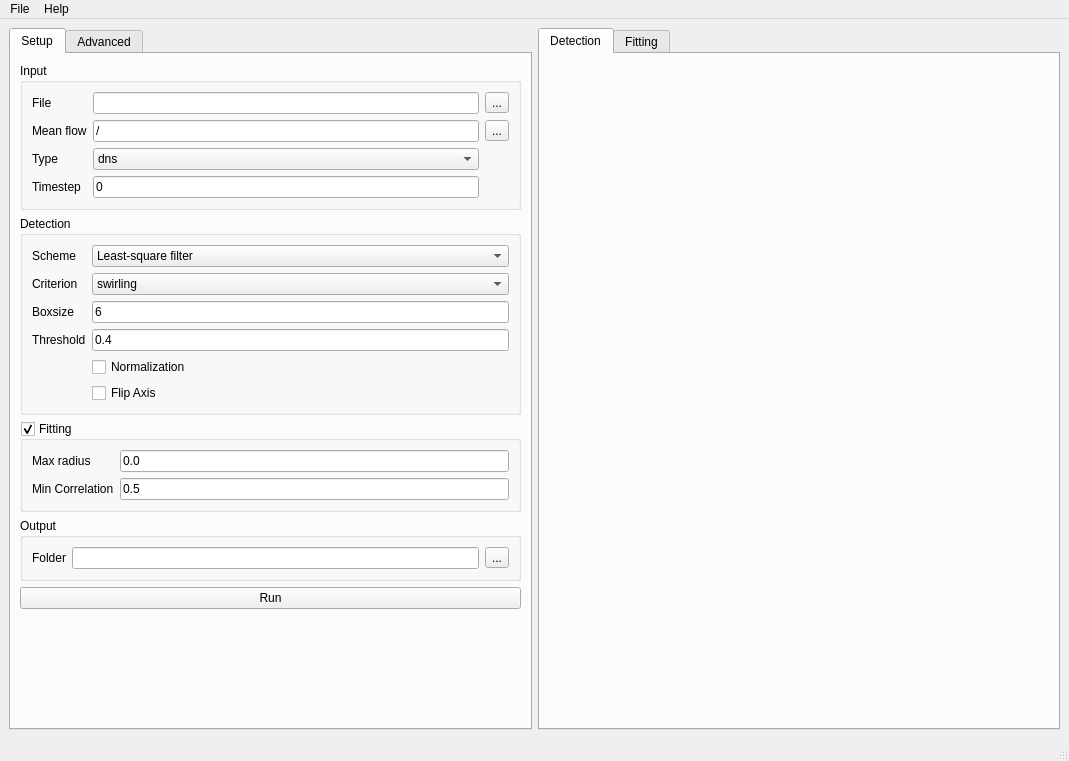
<?xml version="1.0" encoding="UTF-8"?>
<ui version="4.0">
 <class>MainWindow</class>
 <widget class="QMainWindow" name="MainWindow">
  <property name="geometry">
   <rect>
    <x>0</x>
    <y>0</y>
    <width>1069</width>
    <height>761</height>
   </rect>
  </property>
  <property name="windowTitle">
   <string>MainWindow</string>
  </property>
  <widget class="QWidget" name="centralwidget">
   <layout class="QGridLayout" name="gridLayout">
    <item row="0" column="0">
     <layout class="QHBoxLayout" name="horizontalLayout">
      <item>
       <widget class="QTabWidget" name="tabWidget_left">
        <property name="currentIndex">
         <number>0</number>
        </property>
        <widget class="QWidget" name="tab">
         <attribute name="title">
          <string>Setup</string>
         </attribute>
         <layout class="QGridLayout" name="gridLayout_3">
          <item row="1" column="0">
           <widget class="QGroupBox" name="groupBox_detection">
            <property name="title">
             <string>Detection</string>
            </property>
            <layout class="QGridLayout" name="gridLayout_7">
             <item row="0" column="0">
              <layout class="QGridLayout" name="gridLayout_6">
               <item row="3" column="1">
                <widget class="QLineEdit" name="lineEdit_threshold">
                 <property name="text">
                  <string>0.4</string>
                 </property>
                </widget>
               </item>
               <item row="1" column="1">
                <widget class="QComboBox" name="comboBox_criterion">
                 <item>
                  <property name="text">
                   <string>swirling</string>
                  </property>
                 </item>
                 <item>
                  <property name="text">
                   <string>Q</string>
                  </property>
                 </item>
                 <item>
                  <property name="text">
                   <string>delta</string>
                  </property>
                 </item>
                </widget>
               </item>
               <item row="0" column="0">
                <widget class="QLabel" name="label">
                 <property name="text">
                  <string>Scheme</string>
                 </property>
                </widget>
               </item>
               <item row="2" column="1">
                <widget class="QLineEdit" name="lineEdit_boxsize">
                 <property name="text">
                  <string>6</string>
                 </property>
                </widget>
               </item>
               <item row="2" column="0">
                <widget class="QLabel" name="label_9">
                 <property name="text">
                  <string>Boxsize</string>
                 </property>
                </widget>
               </item>
               <item row="0" column="1">
                <widget class="QComboBox" name="comboBox_scheme">
                 <item>
                  <property name="text">
                   <string>Least-square filter</string>
                  </property>
                 </item>
                 <item>
                  <property name="text">
                   <string>Second-Order</string>
                  </property>
                 </item>
                 <item>
                  <property name="text">
                   <string>Forth-Order</string>
                  </property>
                 </item>
                </widget>
               </item>
               <item row="1" column="0">
                <widget class="QLabel" name="label_2">
                 <property name="text">
                  <string>Criterion</string>
                 </property>
                </widget>
               </item>
               <item row="4" column="1">
                <widget class="QCheckBox" name="checkBox_normalization">
                 <property name="text">
                  <string>Normalization</string>
                 </property>
                </widget>
               </item>
               <item row="3" column="0">
                <widget class="QLabel" name="label_6">
                 <property name="text">
                  <string>Threshold</string>
                 </property>
                </widget>
               </item>
               <item row="5" column="1">
                <widget class="QCheckBox" name="checkBox_flip_axis">
                 <property name="text">
                  <string>Flip Axis</string>
                 </property>
                </widget>
               </item>
              </layout>
             </item>
            </layout>
           </widget>
          </item>
          <item row="5" column="0">
           <spacer name="verticalSpacer">
            <property name="orientation">
             <enum>Qt::Vertical</enum>
            </property>
            <property name="sizeHint" stdset="0">
             <size>
              <width>20</width>
              <height>40</height>
             </size>
            </property>
           </spacer>
          </item>
          <item row="3" column="0">
           <widget class="QGroupBox" name="groupBox_3">
            <property name="title">
             <string>Output</string>
            </property>
            <layout class="QGridLayout" name="gridLayout_11">
             <item row="0" column="0">
              <layout class="QGridLayout" name="gridLayout_10">
               <item row="0" column="0">
                <widget class="QLabel" name="label_7">
                 <property name="text">
                  <string>Folder</string>
                 </property>
                </widget>
               </item>
               <item row="0" column="1">
                <widget class="QLineEdit" name="lineEdit_output_folder"/>
               </item>
               <item row="0" column="2">
                <widget class="QToolButton" name="toolButton_output_folder">
                 <property name="text">
                  <string>...</string>
                 </property>
                </widget>
               </item>
              </layout>
             </item>
            </layout>
           </widget>
          </item>
          <item row="0" column="0">
           <widget class="QGroupBox" name="groupBox_4">
            <property name="title">
             <string>Input</string>
            </property>
            <layout class="QGridLayout" name="gridLayout_5">
             <item row="0" column="0">
              <layout class="QGridLayout" name="gridLayout_4">
               <item row="2" column="0">
                <widget class="QLabel" name="label_8">
                 <property name="text">
                  <string>Type</string>
                 </property>
                </widget>
               </item>
               <item row="1" column="1">
                <widget class="QLineEdit" name="lineEdit_mean_file">
                 <property name="text">
                  <string>/</string>
                 </property>
                </widget>
               </item>
               <item row="1" column="0">
                <widget class="QLabel" name="label_10">
                 <property name="text">
                  <string>Mean flow</string>
                 </property>
                </widget>
               </item>
               <item row="0" column="2">
                <widget class="QToolButton" name="toolButton_input_file">
                 <property name="text">
                  <string>...</string>
                 </property>
                </widget>
               </item>
               <item row="2" column="1">
                <widget class="QComboBox" name="comboBox_filetype">
                 <item>
                  <property name="text">
                   <string>dns</string>
                  </property>
                 </item>
                 <item>
                  <property name="text">
                   <string>piv_netcdf</string>
                  </property>
                 </item>
                 <item>
                  <property name="text">
                   <string>piv_tecplot</string>
                  </property>
                 </item>
                 <item>
                  <property name="text">
                   <string>openfoam</string>
                  </property>
                 </item>
                </widget>
               </item>
               <item row="0" column="1">
                <widget class="QLineEdit" name="lineEdit_input_file">
                 <property name="text">
                  <string/>
                 </property>
                </widget>
               </item>
               <item row="0" column="0">
                <widget class="QLabel" name="label_3">
                 <property name="text">
                  <string>File</string>
                 </property>
                </widget>
               </item>
               <item row="1" column="2">
                <widget class="QToolButton" name="toolButton_mean_file">
                 <property name="text">
                  <string>...</string>
                 </property>
                </widget>
               </item>
               <item row="3" column="0">
                <widget class="QLabel" name="label_11">
                 <property name="text">
                  <string>Timestep</string>
                 </property>
                </widget>
               </item>
               <item row="3" column="1">
                <widget class="QLineEdit" name="lineEdit_timestep">
                 <property name="text">
                  <string>0</string>
                 </property>
                </widget>
               </item>
              </layout>
             </item>
            </layout>
           </widget>
          </item>
          <item row="2" column="0">
           <widget class="QGroupBox" name="groupBox_fitting">
            <property name="title">
             <string>Fitting</string>
            </property>
            <property name="checkable">
             <bool>true</bool>
            </property>
            <layout class="QGridLayout" name="gridLayout_9">
             <item row="1" column="0">
              <layout class="QGridLayout" name="gridLayout_8">
               <item row="1" column="1">
                <widget class="QLineEdit" name="lineEdit_correlation">
                 <property name="text">
                  <string>0.5</string>
                 </property>
                </widget>
               </item>
               <item row="1" column="0">
                <widget class="QLabel" name="label_5">
                 <property name="text">
                  <string>Min Correlation</string>
                 </property>
                </widget>
               </item>
               <item row="0" column="0">
                <widget class="QLabel" name="label_4">
                 <property name="text">
                  <string>Max radius</string>
                 </property>
                </widget>
               </item>
               <item row="0" column="1">
                <widget class="QLineEdit" name="lineEdit_max_radius">
                 <property name="text">
                  <string>0.0</string>
                 </property>
                </widget>
               </item>
              </layout>
             </item>
            </layout>
           </widget>
          </item>
          <item row="4" column="0">
           <widget class="QPushButton" name="pushButton_run">
            <property name="text">
             <string>Run</string>
            </property>
           </widget>
          </item>
         </layout>
        </widget>
        <widget class="QWidget" name="tab_2">
         <attribute name="title">
          <string>Advanced</string>
         </attribute>
        </widget>
       </widget>
      </item>
     </layout>
    </item>
    <item row="0" column="1">
     <widget class="QTabWidget" name="tabWidget_right">
      <property name="currentIndex">
       <number>0</number>
      </property>
      <widget class="QWidget" name="tab_detection">
       <attribute name="title">
        <string>Detection</string>
       </attribute>
       <layout class="QGridLayout" name="gridLayout_14">
        <item row="0" column="0">
         <layout class="QGridLayout" name="gridLayout_detection"/>
        </item>
       </layout>
      </widget>
      <widget class="QWidget" name="tab_fitting">
       <attribute name="title">
        <string>Fitting</string>
       </attribute>
       <layout class="QGridLayout" name="gridLayout_12">
        <item row="0" column="0">
         <layout class="QGridLayout" name="gridLayout_fitting"/>
        </item>
       </layout>
      </widget>
     </widget>
    </item>
   </layout>
  </widget>
  <widget class="QMenuBar" name="menubar">
   <property name="geometry">
    <rect>
     <x>0</x>
     <y>0</y>
     <width>1069</width>
     <height>35</height>
    </rect>
   </property>
   <widget class="QMenu" name="menuOpen">
    <property name="title">
     <string>File</string>
    </property>
    <addaction name="actionOpen"/>
    <addaction name="actionSave"/>
    <addaction name="separator"/>
    <addaction name="actionQuit"/>
   </widget>
   <widget class="QMenu" name="menuHelp">
    <property name="title">
     <string>Help</string>
    </property>
    <addaction name="actionAbout"/>
   </widget>
   <addaction name="menuOpen"/>
   <addaction name="menuHelp"/>
  </widget>
  <widget class="QStatusBar" name="statusbar"/>
  <action name="actionOpen">
   <property name="text">
    <string>Open</string>
   </property>
  </action>
  <action name="actionQuit">
   <property name="text">
    <string>Quit</string>
   </property>
  </action>
  <action name="actionAbout">
   <property name="text">
    <string>About</string>
   </property>
  </action>
  <action name="actionSave">
   <property name="text">
    <string>Save</string>
   </property>
  </action>
 </widget>
 <resources/>
 <connections/>
</ui>
